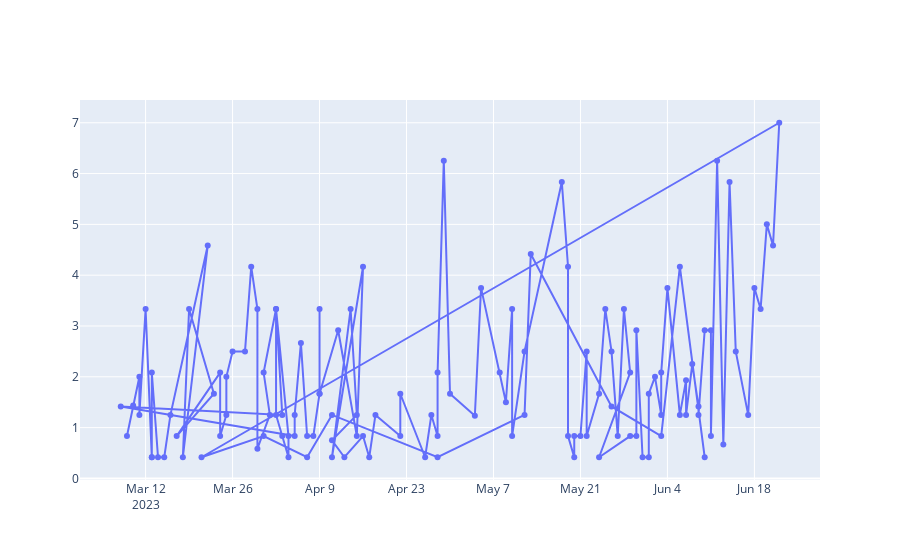

Here is the notebook cell this chart was saved with:
### Code cell
# create graph for spent-hours and date ascending
fig = go.Figure()
fig.add_trace(go.Scatter(x=zdf['Date'], y=zdf['spent-hours'],
                    mode='lines+markers',
                    name='lines+markers'))
fig.show()
